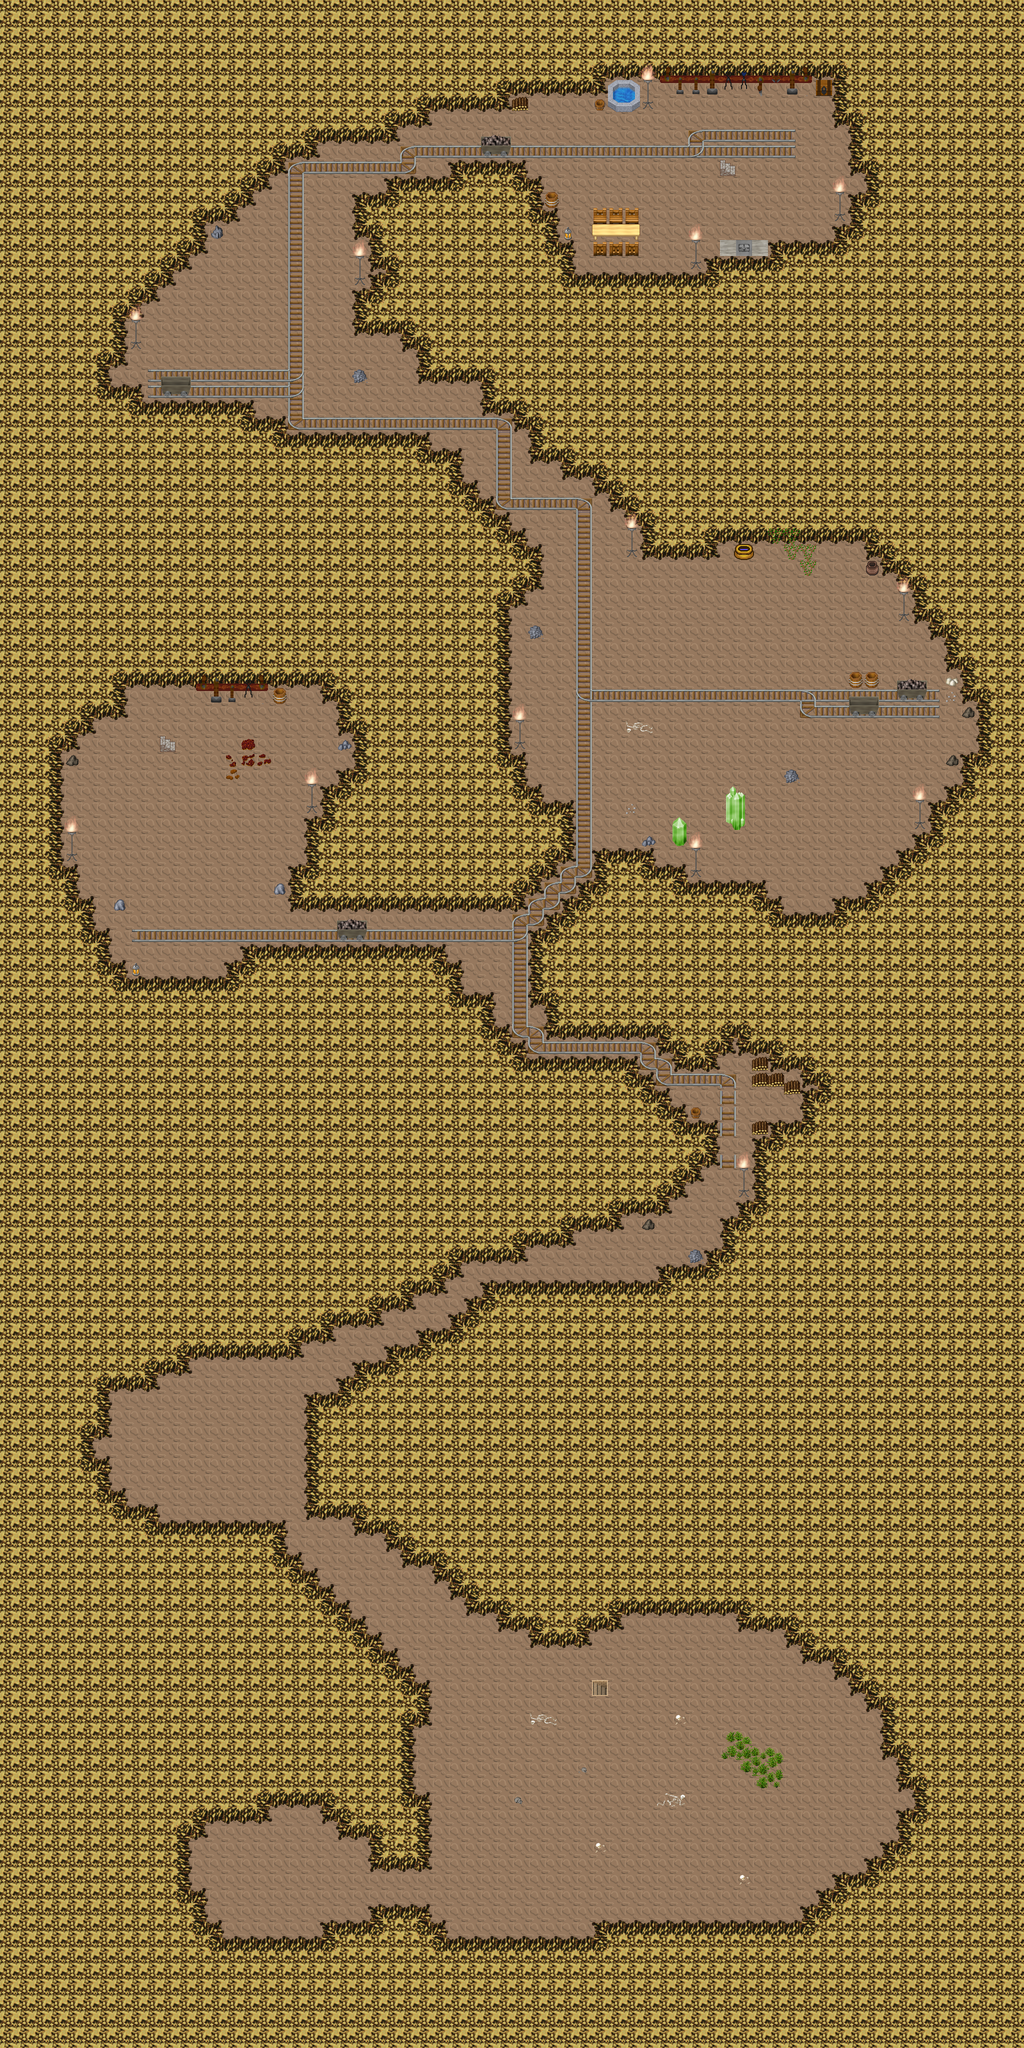

This is a level from a 2D game, rendered from its Tiled map with the project's own tilesets. A one-line summary and the map file follow, with tile-layer data summarised:
An orthogonal 64x128 tile map with 32x32 px tiles, 4 tile layers (0_floor, 1_terrain, 2_object, 3_roof), 3 hidden layers not drawn, 37 tilesets.

<map version="1.0" tiledversion="1.1.3" orientation="orthogonal" renderorder="right-down" width="64" height="128" tilewidth="32" tileheight="32" infinite="0" nextobjectid="1">
 <tileset firstgid="1" name="logic/collision" tilewidth="32" tileheight="32" tilecount="1" columns="1">
  <image source="../../tileset/logic/collision.png" width="32" height="32" />
 </tileset>
 <tileset firstgid="2" name="ground/brown" tilewidth="32" tileheight="32" tilecount="5" columns="5">
  <image source="../../tileset/ground/brown.png" trans="ff00ff" width="160" height="32" />
 </tileset>
 <tileset firstgid="7" name="wall/int_rock" tilewidth="32" tileheight="32" tilecount="140" columns="10">
  <image source="../../tileset/building/wall/int_rock.png" width="320" height="448" />
 </tileset>
 <tileset firstgid="147" name="rocks_2" tilewidth="32" tileheight="32" tilecount="4" columns="2">
  <image source="../../tileset/ground/rock/rocks_2.png" trans="ff00ff" width="64" height="64" />
 </tileset>
 <tileset firstgid="151" name="rocks" tilewidth="32" tileheight="32" tilecount="4" columns="2">
  <image source="../../tileset/ground/rock/rocks.png" width="64" height="64" />
 </tileset>
 <tileset firstgid="155" name="iron_lamp" tilewidth="32" tileheight="32" tilecount="3" columns="1">
  <image source="../../tileset/furniture/light/iron_lamp.png" trans="ff00ff" width="32" height="96" />
 </tileset>
 <tileset firstgid="158" name="mine_rails" tilewidth="32" tileheight="32" tilecount="18" columns="6">
  <image source="../../tileset/object/mine_rails.png" trans="ff00ff" width="192" height="96" />
 </tileset>
 <tileset firstgid="176" name="small_lamp" tilewidth="32" tileheight="32" tilecount="4" columns="4">
  <image source="../../tileset/furniture/light/small_lamp.png" width="128" height="32" />
 </tileset>
 <tileset firstgid="180" name="stairs" tilewidth="32" tileheight="32" tilecount="12" columns="2">
  <image source="../../tileset/building/stairs/stairs.png" width="64" height="192" />
 </tileset>
 <tileset firstgid="192" name="mossess" tilewidth="32" tileheight="32" tilecount="16" columns="4">
  <image source="../../tileset/plant/mosses.png" trans="ff00ff" width="128" height="128" />
 </tileset>
 <tileset firstgid="208" name="barrel" tilewidth="32" tileheight="32" tilecount="2" columns="1">
  <image source="../../tileset/item/pot/barrel.png" width="32" height="64" />
 </tileset>
 <tileset firstgid="210" name="skull_dark" tilewidth="32" tileheight="32" tilecount="2" columns="2">
  <image source="../../tileset/item/corpse/skull_dark.png" trans="ff00ff" width="64" height="32" />
 </tileset>
 <tileset firstgid="212" name="skeleton" tilewidth="32" tileheight="32" tilecount="4" columns="2">
  <image source="../../tileset/item/corpse/skeleton.png" trans="ff00ff" width="64" height="64" />
 </tileset>
 <tileset firstgid="216" name="chair/wooden_pale" tilewidth="32" tileheight="32" tilecount="4" columns="2">
  <image source="../../tileset/furniture/chair/wooden_pale.png" width="64" height="64" />
 </tileset>
 <tileset firstgid="220" name="table/long_side_on_pale" tilewidth="32" tileheight="32" tilecount="3" columns="3">
  <image source="../../tileset/furniture/table/long_side_on_pale.png" width="96" height="32" />
 </tileset>
 <tileset firstgid="223" name="dark_stairs" tilewidth="32" tileheight="32" tilecount="2" columns="1">
  <image source="../../tileset/building/stairs/dark_stairs.png" trans="ff00ff" width="32" height="64" />
 </tileset>
 <tileset firstgid="225" name="skull_pale" tilewidth="32" tileheight="32" tilecount="2" columns="2">
  <image source="../../tileset/item/corpse/skull_pale.png" trans="ff00ff" width="64" height="32" />
 </tileset>
 <tileset firstgid="227" name="pool" tilewidth="32" tileheight="32" tilecount="9" columns="3">
  <image source="../../tileset/building/decoration/pool.png" width="96" height="96" />
 </tileset>
 <tileset firstgid="236" name="green_crystal" tilewidth="32" tileheight="32" tilecount="9" columns="3">
  <image source="../../tileset/ground/rock/green_crystal.png" trans="ff00ff" width="96" height="96" />
 </tileset>
 <tileset firstgid="245" name="table_with_hob" tilewidth="32" tileheight="32" tilecount="5" columns="5">
  <image source="../../tileset/furniture/table/table_with_hob.png" trans="ff00ff" width="160" height="32" />
 </tileset>
 <tileset firstgid="250" name="bush/large_green" tilewidth="32" tileheight="32" tilecount="9" columns="3">
  <image source="../../tileset/plant/bush/large_green.png" trans="ff00ff" width="96" height="96" />
 </tileset>
 <tileset firstgid="259" name="chest/small" tilewidth="32" tileheight="32" tilecount="2" columns="1">
  <image source="../../tileset/item/chest/small.png" trans="ff00ff" width="32" height="64" />
 </tileset>
 <tileset firstgid="261" name="toolset" tilewidth="32" tileheight="32" tilecount="18" columns="9">
  <image source="../../tileset/building/decoration/toolset.png" width="288" height="64" />
 </tileset>
 <tileset firstgid="279" name="flames" tilewidth="32" tileheight="32" tilecount="6" columns="6">
  <image source="../../tileset/furniture/light/flames.png" trans="ff00ff" width="192" height="32" />
 </tileset>
 <tileset firstgid="285" name="pot_golden_centered" tilewidth="32" tileheight="32" tilecount="3" columns="3">
  <image source="../../tileset/item/pot/pot_golden_centred.png" width="96" height="32" />
 </tileset>
 <tileset firstgid="288" name="vine" tilewidth="32" tileheight="32" tilecount="3" columns="1">
  <image source="../../tileset/plant/vine.png" trans="ff00ff" width="32" height="96" />
 </tileset>
 <tileset firstgid="291" name="pot_purple" tilewidth="32" tileheight="32" tilecount="1" columns="1">
  <image source="../../tileset/item/pot/pot_purple.png" trans="ff00ff" width="32" height="32" />
 </tileset>
 <tileset firstgid="292" name="mine carts" tilewidth="32" tileheight="32" tilecount="8" columns="4">
  <image source="../../tileset/object/mine_carts.png" width="128" height="64" />
 </tileset>
 <tileset firstgid="300" name="logic/portal" tilewidth="32" tileheight="32" tilecount="7" columns="7">
  <image source="../../tileset/logic/portal.png" width="224" height="32" />
 </tileset>
 <tileset firstgid="307" name="logic/creature/dwarf" tilewidth="32" tileheight="32" tilecount="8" columns="8">
  <image source="../../tileset/logic/creature/dwarf.png" width="256" height="32" />
 </tileset>
 <tileset firstgid="315" name="logic/creature/small_animal" tilewidth="32" tileheight="32" tilecount="5" columns="5">
  <image source="../../tileset/logic/creature/small_animal.png" width="160" height="32" />
 </tileset>
 <tileset firstgid="320" name="logic/creature/animal" tilewidth="32" tileheight="32" tilecount="30" columns="30">
  <image source="../../tileset/logic/creature/animal.png" width="960" height="32" />
 </tileset>
 <tileset firstgid="350" name="logic/creature/huge_animal" tilewidth="32" tileheight="32" tilecount="14" columns="14">
  <image source="../../tileset/logic/creature/huge_animal.png" width="451" height="32" />
 </tileset>
 <tileset firstgid="364" name="logic/creature/giant_animal" tilewidth="32" tileheight="32" tilecount="3" columns="3">
  <image source="../../tileset/logic/creature/giant_animal.png" width="96" height="32" />
 </tileset>
 <tileset firstgid="367" name="logic/creature/hybrid" tilewidth="32" tileheight="32" tilecount="16" columns="16">
  <image source="../../tileset/logic/creature/hybrid.png" trans="ff00ff" width="512" height="32" />
 </tileset>
 <tileset firstgid="383" name="logic/item/resources" tilewidth="32" tileheight="32" tilecount="6" columns="6">
  <image source="../../tileset/logic/item/resources.png" width="192" height="32" />
 </tileset>
 <tileset firstgid="389" name="item/firewood" tilewidth="32" tileheight="32" tilecount="12" columns="3">
  <image source="../../tileset/item/firewood.png" width="96" height="128" />
 </tileset>
 <layer name="0_floor" width="64" height="128">
  <data>[8192 cells, 8192 non-empty, 2 distinct tile ids]</data>
 </layer>
 <layer name="1_terrain" width="64" height="128">
  <data>[8192 cells, 1085 non-empty, 75 distinct tile ids]</data>
 </layer>
 <layer name="2_object" width="64" height="128">
  <data>[8192 cells, 54 non-empty, 29 distinct tile ids]</data>
 </layer>
 <layer name="3_roof" width="64" height="128">
  <data>[8192 cells, 41 non-empty, 11 distinct tile ids]</data>
 </layer>
 <layer name="objects" width="64" height="128" visible="0">
  <data>[8192 cells, 59 non-empty, 14 distinct tile ids]</data>
 </layer>
 <layer name="collision" width="64" height="128" visible="0" opacity="0.37">
  <data>[8192 cells, 6120 non-empty, 1 distinct tile ids]</data>
 </layer>
 <layer name="protection" width="64" height="128" visible="0">
  <data>[8192 cells, 0 non-empty, 0 distinct tile ids]</data>
 </layer>
</map>
